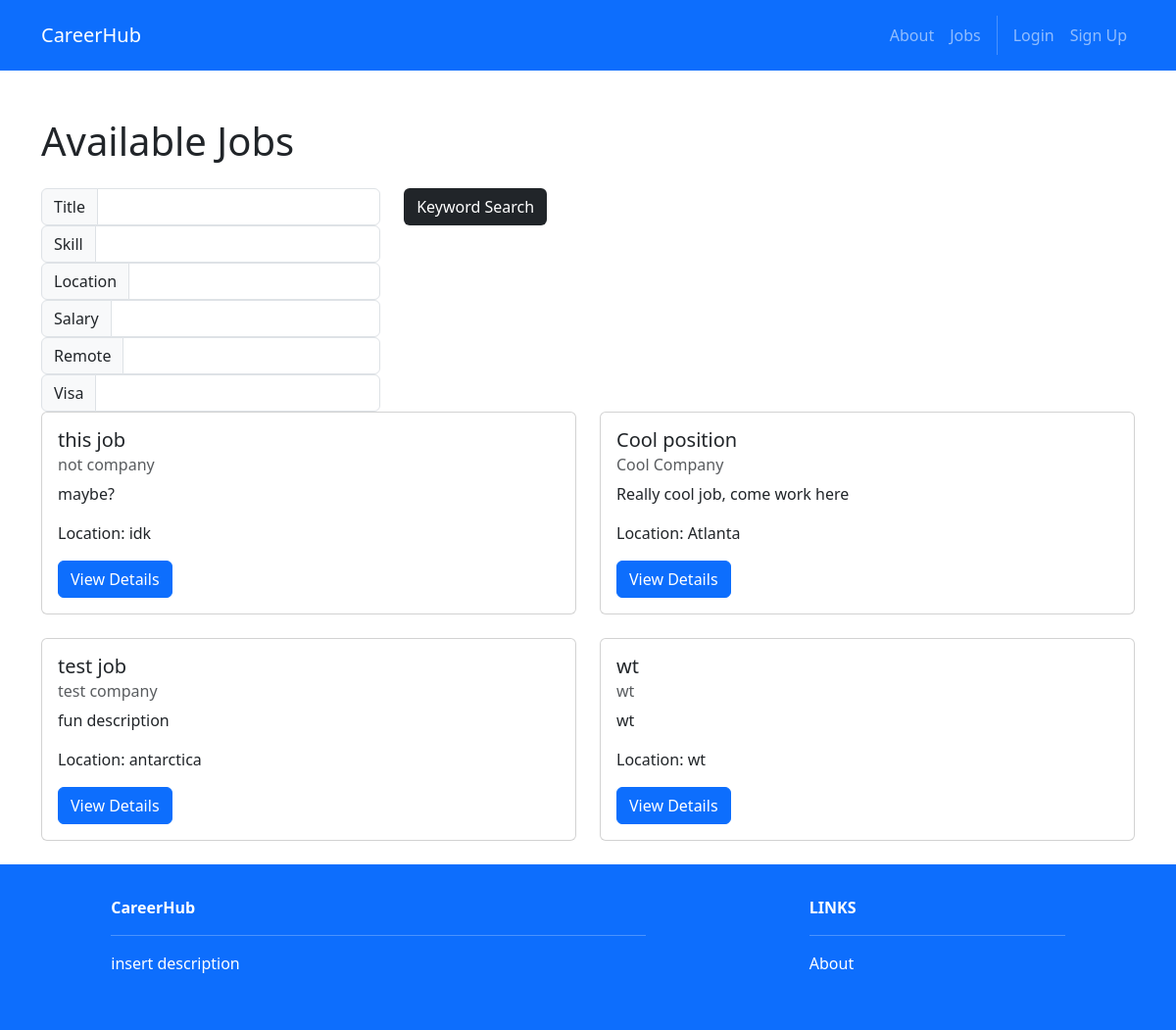
The app's page /jobs/, older data.
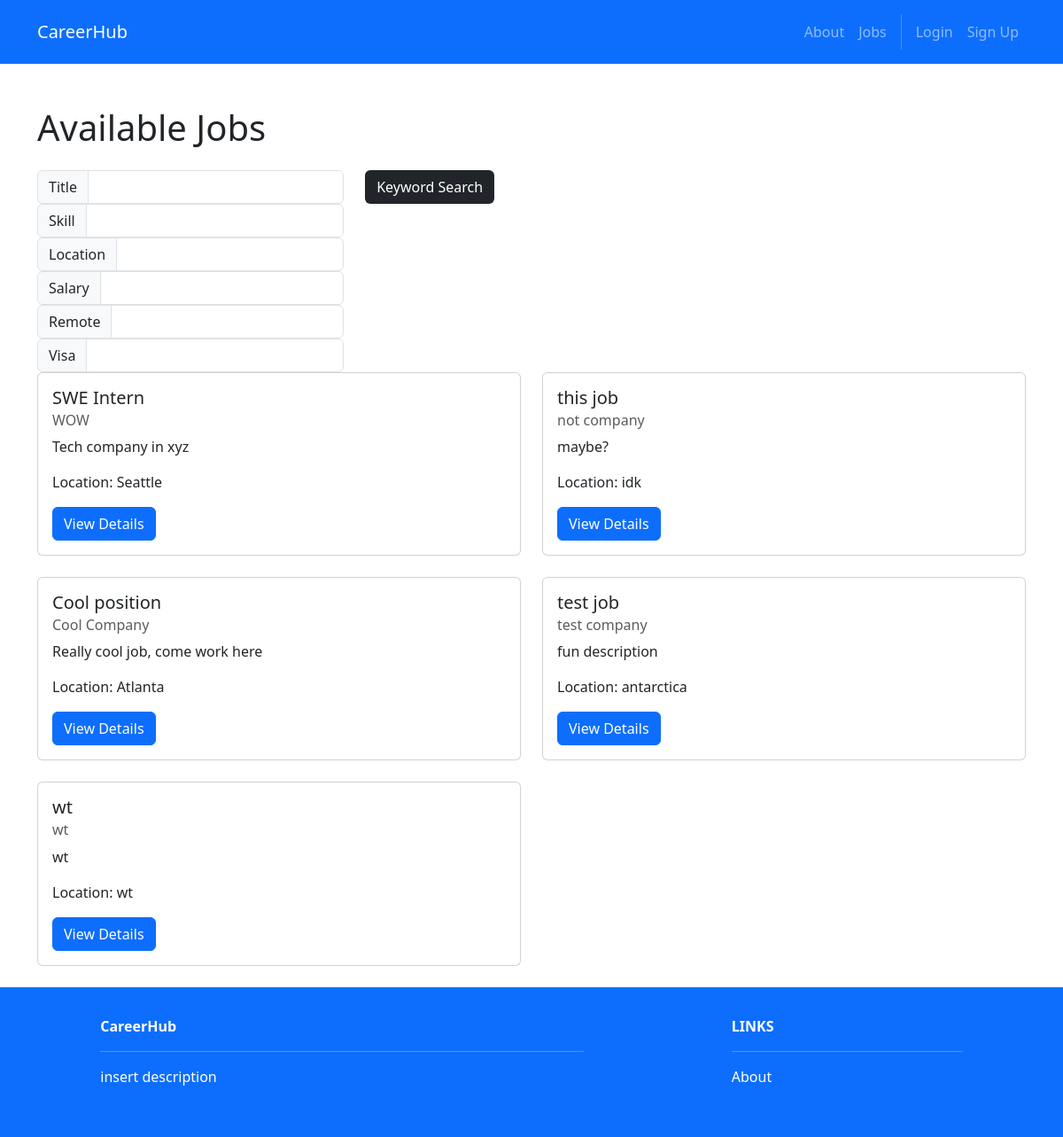
The same page, newer data.
### recruiters/models.py (models this page shows, shortened)
class Post(models.Model):
    id = models.AutoField(primary_key=True)
    title = models.CharField(max_length=200)
    company = models.CharField(max_length=200)
    description = models.TextField()
    location = models.CharField(max_length=200)
    lat = models.FloatField(null=True, blank=True)
    lng = models.FloatField(null=True, blank=True)
    salary_range = models.CharField(max_length=100)
    required_skills = models.ManyToManyField(Skill)
    recruiter = models.ForeignKey(User, on_delete=models.CASCADE)
    created_at = models.DateTimeField(auto_now_add=True)
    updated_at = models.DateTimeField(auto_now=True)
    VISA_CHOICES = [
        ('yes', 'Yes'),
        ('no', 'No'),
    ]
    visa_sponsorship = models.CharField(max_length=3, choices=VISA_CHOICES, default='no')

### jobs/views.py (the view)
# urls.py: path('', views.index, name='home.index'),
def index(request):
    name_term = request.GET.get('search_name')
    skill_term = request.GET.get('search_skill')
    location_term = request.GET.get('search_location')
    salary_term = request.GET.get('search_salary')
    remote_term = request.GET.get('search_remote')
    visa_term = request.GET.get('search_visa')
    if name_term or skill_term or location_term or salary_term or remote_term or visa_term:
        jobs = Post.objects.filter(title__contains=name_term)
        jobs = jobs.filter(location__contains=location_term).filter(salary_range__contains=salary_term).filter(location__contains=remote_term).filter(visa_sponsorship__contains=visa_term)
        if (skill_term):
            jobs = jobs.filter(required_skills__name__contains=skill_term)
    else:
        jobs = Post.objects.all().order_by('-created_at')
    return render(request, 'jobs/index.html', {'jobs': jobs})

### jobs/templates/jobs/index.html
{% extends 'base.html' %}
{% block content %}
<div class="container mt-5">
    <h1>Available Jobs</h1>
    <div class="row mt-4">
        <form method="GET">
            <div class="row">
                <div class="col-auto">
                    <div class="input-group col-auto">
                        <div class="input-group-text">Title</div>
                        <input type="text" class="form-control" name="search_name">
                    </div>
                    <div class="input-group col-auto">
                        <div class="input-group-text">Skill</div>
                        <input type="text" class="form-control" name="search_skill">
                    </div>
                    <div class="input-group col-auto">
                        <div class="input-group-text">Location</div>
                        <input type="text" class="form-control" name="search_location">
                    </div>
                    <div class="input-group col-auto">
                        <div class="input-group-text">Salary</div>
                        <input type="text" class="form-control" name="search_salary">
                    </div>
                    <div class="input-group col-auto">
                        <div class="input-group-text">Remote</div>
                        <input type="text" class="form-control" name="search_remote">
                    </div>
                    <div class="input-group col-auto">
                        <div class="input-group-text">Visa</div>
                        <input type="text" class="form-control" name="search_visa">
                    </div>
                </div>
                <div class="col-auto">
                    <button class="btn bg-dark text-white" type="submit">Keyword Search</button>
                </div>
            </div>
        </form>
        {% for job in jobs %}
        <div class="col-md-6 mb-4">
            <div class="card">
                <div class="card-body">
                    <h5 class="card-title">{{ job.title }}</h5>
                    <h6 class="card-subtitle mb-2 text-muted">{{ job.company }}</h6>
                    <p class="card-text">{{ job.description|truncatewords:30 }}</p>
                    <p class="card-text">Location: {{ job.location }}</p>
                    <a href="{% url 'jobs.detail' job.id %}" class="btn btn-primary">View Details</a>
                </div>
            </div>
        </div>
        {% endfor %}
    </div>
</div>
{% endblock %}

Row changes from the older to the newer data that the page shows:
added Post: title "SWE Intern", company "WOW", description "Tech company in xyz", location "Seattle"
